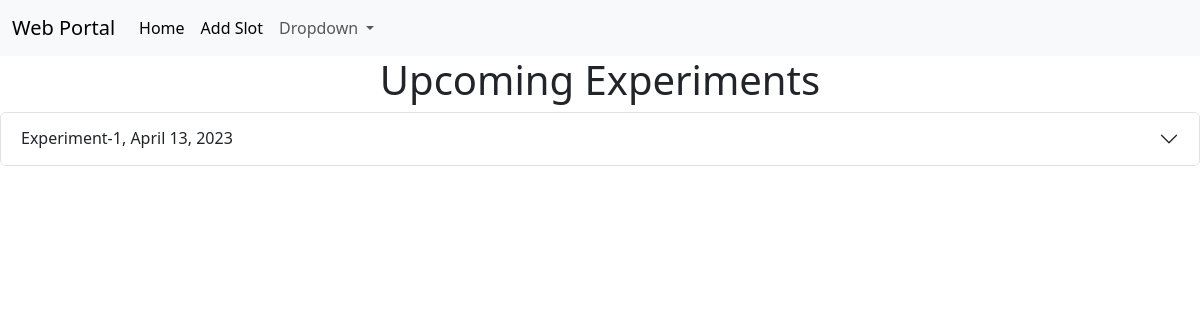
The page /viewSlots (signed in) on the database as committed earlier.
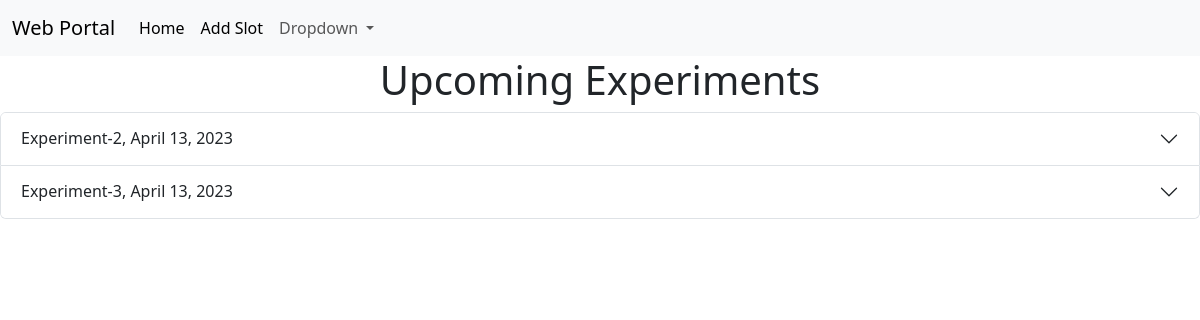
The same page on the database as committed later.
### App/models.py (models this page shows)
class Slot(models.Model):
    exptTitle = models.CharField(max_length = 50)
    exptDesc = models.CharField(max_length = 100)
    exptDate = models.DateField()
    numberOfSeats = models.IntegerField()
    startTime = models.TimeField()
    endTime = models.TimeField()
    candidateList = models.ManyToManyField(
        User,
        through="Order",
        through_fields=("slot", "candidate"),
    )

### App/views.py (the view)
# urls.py: path('viewSlots', views.viewAvailableSlots, name = 'viewSlots' ),
@login_required(login_url='login')
def viewAvailableSlots(request):
    activeSlots = []
    slots = Slot.objects.filter(numberOfSeats__gt = 0)
    slots = slots.filter(exptDate__gte = datetime.date.today())
    orders = Order.objects.filter(candidate = request.user)
    if slots:
        print("OK YES !")
    for slot in slots:
        if orders.filter(slot = slot):
            activeSlots.append(slot)
    return render(request, "viewSlots.html", locals())

### templates/viewSlots.html (shortened to what this page needs)
{% extends 'base.html' %}
{% block body %}
<div align="center">
<h1> Upcoming Experiments</h1>
</div>
<div class="accordion" id="accordionExample">
    {% for slot in slots %}
    <div class="accordion-item">
      <h2 class="accordion-header">
        <button  class="accordion-button collapsed" type="button" data-bs-toggle="collapse" data-bs-target="#collapse{{slot.id}}" aria-expanded="false" aria-controls="collapse{{slot.id}}" >
          {{slot.exptTitle}}, {{slot.exptDate}}
        </button>
      </h2>
    </div>
    {%endfor %}
</div>
{%endblock body%}

### templates/base.html (shortened to what this page needs)
<!DOCTYPE html>
<html>
<head>
    <link href="https://cdn.jsdelivr.net/npm/bootstrap@5.3.0-alpha3/dist/css/bootstrap.min.css" rel="stylesheet">
</head>
<body>
    <nav class="navbar navbar-expand-lg bg-body-tertiary">
        <div class="container-fluid">
          <a class="navbar-brand" href="#">Web Portal</a>
          <div class="collapse navbar-collapse" id="navbarSupportedContent">
            <ul class="navbar-nav me-auto mb-2 mb-lg-0">
              <li class="nav-item">
                <a class="nav-link active" aria-current="page" href="./">Home</a>
              </li>
              <li class="nav-item">
                <a class="nav-link active" aria-current="page" href="./addSlot">Add Slot</a>
              </li>
              <li class="nav-item dropdown">
                <a class="nav-link dropdown-toggle"  role="button" data-bs-toggle="dropdown" aria-expanded="false">
                  Dropdown
                </a>
              </li>
            </ul>
          </div>
        </div>
      </nav>
      {% block body %}{% endblock body %}
</body>
</html>

Rows that differ between the two databases and show on the page:
no longer on this page (row edited): Slot: exptTitle "Experiment-1", exptDate "April 13, 2023"
added Slot: exptTitle "Experiment-2", exptDate "April 13, 2023"
added Slot: exptTitle "Experiment-3", exptDate "April 13, 2023"
